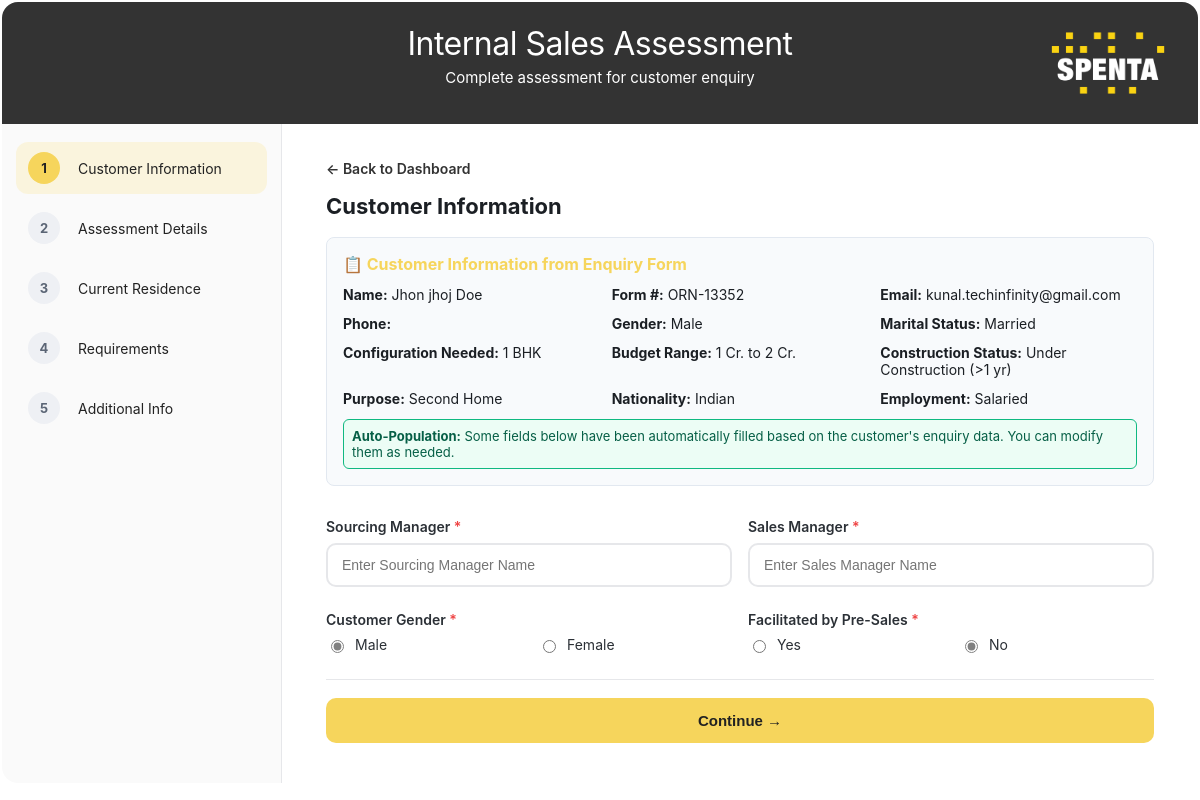
The page /customer/32/assessment/ (signed in) on the database its author committed.
### customer_enquiry/models.py (models this page shows, shortened)
class Customer(models.Model):
    NATIONALITY_CHOICES = [
        ('indian', 'Indian'),
        ('nri', 'NRI'),
        ('pio', 'PIO'),
        ('oci', 'OCI'),
    ]
    EMPLOYMENT_CHOICES = [
        ('salaried', 'Salaried'),
        ('business', 'Business'),
        ('professional', 'Professional'),
        ('retired', 'Retired'),
        ('homemaker', 'Homemaker'),
        ('other', 'Other'),  # NEW OPTION ADDED
    ]
    SEX_CHOICES = [
        ('male', 'Male'),
        ('female', 'Female'),
        ('other', 'Other'),
    ]
    MARITAL_STATUS_CHOICES = [
        ('single', 'Single'),
        ('married', 'Married'),
        ('divorced', 'Divorced'),
        ('widowed', 'Widowed'),
        ('other', 'Other'),
    ]
    CONFIGURATION_CHOICES = [
        ('1bhk', '1 BHK'),
        ('1.5bhk', '1.5 BHK'),
        ('2bhk', '2 BHK'),
        ('2.5bhk', '2.5 BHK'),
        ('3bhk', '3 BHK'),
        ('3.5bhk', '3.5 BHK'),
        ('4bhk', '4 BHK'),
        ('duplex', 'Duplex'),
        ('other_config', 'Other'),
    ]
    BUDGET_CHOICES = [
        ('less_than_1cr', 'Less than 1 Cr.'),
        ('1cr_to_2cr', '1 Cr. to 2 Cr.'),
        ('2cr_to_4cr', '2 Cr. to 4 Cr.'),
        ('4cr_to_6cr', '4 Cr. to 6 Cr.'),
        ('more_than_6cr', 'More than 6 Cr.'),
    ]
    CONSTRUCTION_STATUS_CHOICES = [
        ('under_construction', 'Under Construction (>1 yr)'),
        ('near_completion', 'Near Completion (<1 yr)'),
        ('ready_possession', 'Ready Possession'),
    ]
    PURPOSE_CHOICES = [
        ('personal_use', 'Personal Use'),
        ('investment', 'Investment'),
        ('second_home', 'Second Home'),
        ('gift', 'Gift'),
    ]
    form_number = models.CharField(
        max_length=20,
        unique=True,
        help_text="Auto-generated form number"
    )
    form_date = models.DateField(default=timezone.now)
    first_name = models.CharField(max_length=100)
    middle_name = models.CharField(max_length=100, blank=True)
    last_name = models.CharField(max_length=100)
    email = models.EmailField(validators=[EmailValidator()])
    phone_number = models.CharField(
        max_length=10,
        validators=[RegexValidator(
            regex=r'^\d{10}$',
            message='Phone number must be 10 digits'
        )],
        blank=True,
        null=True,
        help_text="10-digit phone number"
    )
    sex = models.CharField(
        max_length=10,
        choices=SEX_CHOICES,
        blank=True,
        help_text="Gender/Sex of the customer"
    )
    marital_status = models.CharField(
        max_length=15,
        choices=MARITAL_STATUS_CHOICES,
        blank=True,
        help_text="Marital status of the customer"
    )
    date_of_birth = models.DateField(blank=True, null=True)
    residential_address = models.TextField(blank=True)
    city = models.CharField(max_length=100)
    locality = models.CharField(max_length=100)
    pincode = models.CharField(
        max_length=6,
        validators=[RegexValidator(
            regex=r'^\d{6}$',
            message='Pincode must be 6 digits'
        )]
    )
    nationality = models.CharField(
        max_length=10,
        choices=NATIONALITY_CHOICES
    )
    employment_type = models.CharField(
        max_length=15,
        choices=EMPLOYMENT_CHOICES
    )
    company_name = models.CharField(max_length=200, blank=True)
    designation = models.CharField(max_length=100, blank=True)
    industry = models.CharField(max_length=100, blank=True)
    configuration = models.CharField(
        max_length=15,  # Increased length to accommodate new options
        choices=CONFIGURATION_CHOICES
    )
    budget = models.CharField(
        max_length=20,  # Increased length for new budget ranges
        choices=BUDGET_CHOICES
    )
    construction_status = models.CharField(
        max_length=20,
        choices=CONSTRUCTION_STATUS_CHOICES
    )
    purpose_of_buying = models.CharField(
        max_length=15,
        choices=PURPOSE_CHOICES
    )
    source_details = models.TextField(
        blank=True,
        help_text="Additional details for Newspaper Ad, Social Media, Exhibition, or Property Portal"
    )
    created_at = models.DateTimeField(auto_now_add=True)
    updated_at = models.DateTimeField(auto_now=True)
    class Meta:
        db_table = 'customers'
        ordering = ['-created_at']
        verbose_name = 'Customer'
        verbose_name_plural = 'Customers'
    def get_full_name(self):
        if self.middle_name:
            return f"{self.first_name} {self.middle_name} {self.last_name}"
        return f"{self.first_name} {self.last_name}"

### customer_enquiry/views.py (the view, shortened to what this page needs)
# urls.py: path('customer/<int:customer_id>/assessment/', views.internal_sales_assessment, name='internal_sales_assessment'),
@login_required
def internal_sales_assessment(request, customer_id):
    customer = get_object_or_404(Customer, pk=customer_id)
    try:
        assessment = customer.sales_assessment
    except InternalSalesAssessment.DoesNotExist:
        assessment = None
    if not assessment:
        assessment = InternalSalesAssessment()
        assessment.customer = customer
        print(f"Auto-populating assessment for customer: {customer.get_full_name()}")
        if customer.sex:
            if customer.sex == 'male':
                assessment.customer_gender = 'male'
            elif customer.sex == 'female':
                assessment.customer_gender = 'female'
            else:
                assessment.customer_gender = 'family'  # Default for other cases
            print(f"Mapped gender: {customer.sex} -> {assessment.customer_gender}")
        if customer.configuration:
            assessment.current_residence_config = customer.configuration
            print(f"Mapped configuration: {customer.configuration}")
        area_description = []
        if customer.configuration:
            area_description.append(f"Looking for {customer.get_configuration_display()}")
        if customer.budget:
            area_description.append(f"Budget: {customer.get_budget_display()}")
        if customer.construction_status:
            area_description.append(f"Status: {customer.get_construction_status_display()}")
        assessment.area_looking = ". ".join(area_description) if area_description else "Customer requirements to be discussed"
        print(f"Generated area_looking: {assessment.area_looking}")
        if customer.nationality == 'indian':
            assessment.ethnicity = 'hindu'  # Default assumption, can be changed by user
        else:
            assessment.ethnicity = 'other'
        print(f"Mapped ethnicity based on nationality {customer.nationality}: {assessment.ethnicity}")
        if customer.marital_status == 'married':
            assessment.family_size = '2'  # Default for married couples
        elif customer.marital_status == 'single':
            assessment.family_size = '1'  # Default for single
        else:
            assessment.family_size = '2'  # Default assumption
        print(f"Mapped family size based on marital status {customer.marital_status}: {assessment.family_size}")
        assessment.lead_classification = 'warm'
        print(f"Set default lead classification: {assessment.lead_classification}")
        print("Auto-population completed")
    context = {
        'customer': customer,
        'assessment': assessment,
    }
    return render(request, 'internal_sales_assessment.html', context)

### customer_enquiry/templates/internal_sales_assessment.html (shortened to what this page needs)
{% load static %}
<!DOCTYPE html>
<html lang="en">
<head>
</head>
<body>
    <div class="card">
        <header class="header">
            <div class="brand-row">
                <div class="header-text">
                    <div class="title">Internal Sales Assessment</div>
                    <div class="subtitle">Complete assessment for customer enquiry</div>
                </div>
            </div>
            <div class="dec">
                <img src="{% static 'media/spenta_white.png' %}" alt="Spenta Logo">
            </div>
        </header>
        <div class="main">
            <aside class="steps">
                <div class="steps-wrap" id="stepList">
                    <div class="step active" data-step="1">
                        <div class="badge">1</div>
                        <div class="label">Customer Information</div>
                    </div>
                    <div class="step" data-step="2">
                        <div class="badge">2</div>
                        <div class="label">Assessment Details</div>
                    </div>
                    <div class="step" data-step="3">
                        <div class="badge">3</div>
                        <div class="label">Current Residence</div>
                    </div>
                    <div class="step" data-step="4">
                        <div class="badge">4</div>
                        <div class="label">Requirements</div>
                    </div>
                    <div class="step" data-step="5">
                        <div class="badge">5</div>
                        <div class="label">Additional Info</div>
                    </div>
                </div>
            </aside>
            <section class="form">
                <a href="{% url 'customer_enquiry:dashboard' %}" class="back-btn">← Back to Dashboard</a>
                <form method="POST" id="internalAssessment" novalidate>
                    <div class="section active" data-step="1">
                        <h3>Customer Information</h3>
                        <div style="background: #f8fafc; border: 1px solid #e2e8f0; border-radius: 8px; padding: 16px; margin-bottom: 24px;">
                            <h4 style="margin: 0 0 12px 0; color: var(--brand); font-size: 16px;">📋 Customer Information from Enquiry Form</h4>
                            <div class="grid cols-3" style="gap: 12px; font-size: 14px;">
                                <div>
                                    <strong>Name:</strong> {{ customer.get_full_name }}
                                </div>
                                <div>
                                    <strong>Form #:</strong> <span class="form-number-display">{{ customer.form_number }}</span>
                                </div>
                                <div>
                                    <strong>Email:</strong> {{ customer.email }}
                                </div>
                                <div>
                                    <strong>Phone:</strong> {{ customer.get_formatted_phone }}
                                </div>
                                <div>
                                    <strong>Gender:</strong> {{ customer.get_sex_display|default:"Not specified" }}
                                </div>
                                <div>
                                    <strong>Marital Status:</strong> {{ customer.get_marital_status_display|default:"Not specified" }}
                                </div>
                                <div>
                                    <strong>Configuration Needed:</strong> {{ customer.get_configuration_display|default:"Not specified" }}
                                </div>
                                <div>
                                    <strong>Budget Range:</strong> {{ customer.get_budget_display|default:"Not specified" }}
                                </div>
                                <div>
                                    <strong>Construction Status:</strong> {{ customer.get_construction_status_display|default:"Not specified" }}
                                </div>
                                <div>
                                    <strong>Purpose:</strong> {{ customer.get_purpose_of_buying_display|default:"Not specified" }}
                                </div>
                                <div>
                                    <strong>Nationality:</strong> {{ customer.get_nationality_display|default:"Not specified" }}
                                </div>
                                <div>
                                    <strong>Employment:</strong> {{ customer.get_employment_type_display|default:"Not specified" }}
                                </div>
                            </div>
                            {% if not assessment.id %}
                            <div style="margin-top: 12px; padding: 8px; background: #ecfdf5; border: 1px solid #10b981; border-radius: 6px; font-size: 13px; color: #065f46;">
                                <strong>Auto-Population:</strong> Some fields below have been automatically filled based on the customer's enquiry data. You can modify them as needed.
                            </div>
                            {% endif %}
                        </div>
                        <div class="grid cols-2">
                            <div>
                                <label for="sourcingManager" class="required">Sourcing Manager</label>
                                <input class="field" type="text" id="sourcingManager" name="sourcing_manager"
                                       value="{{ assessment.sourcing_manager|default:'' }}" placeholder="Enter Sourcing Manager Name" required>
                            </div>
                            <div>
                                <label for="salesManager" class="required">Sales Manager</label>
                                <input class="field" type="text" id="salesManager" name="sales_manager"
                                       value="{{ assessment.sales_manager|default:'' }}" placeholder="Enter Sales Manager Name" required>
                            </div>
                        </div>
                        <div class="grid cols-2" style="margin-top: 16px;">
                            <div>
                                <label class="required">Customer Gender</label>
                                <div class="radio-group cols-2">
                                    <label><input type="radio" name="customer_gender" value="male" {% if customer.sex == 'male' %}checked{% endif %} required> Male</label>
                                    <label><input type="radio" name="customer_gender" value="female" {% if customer.sex == 'female' %}checked{% endif %} required> Female</label>
                                </div>
                            </div>
                            <div>
                                <label class="required">Facilitated by Pre-Sales</label>
                                <div class="radio-group cols-2">
                                    <label><input type="radio" name="facilitated_by_pre_sales" value="true" {% if assessment.facilitated_by_pre_sales %}checked{% endif %} required> Yes</label>
                                    <label><input type="radio" name="facilitated_by_pre_sales" value="false" {% if not assessment.facilitated_by_pre_sales %}checked{% endif %} required> No</label>
                                </div>
                            </div>
                        </div>
                    </div>
                    <div class="actions">
                        <button type="button" class="btn" id="nextBtn">Continue →</button>
                    </div>
                </form>
            </section>
        </div>
    </div>
</body>
</html>

### rows shown on the page
Customer: get_full_name "Jhon jhoj Doe", email "kunal.techinfinity@gmail.com", sex "Male", marital_status "Married", configuration "1 BHK", budget "1 Cr. to 2 Cr.", construction_status "Under Construction (>1 yr)", purpose_of_buying "Second Home", nationality "Indian", employment_type "Salaried", sex "☑ Male", sex "☐ Female"
